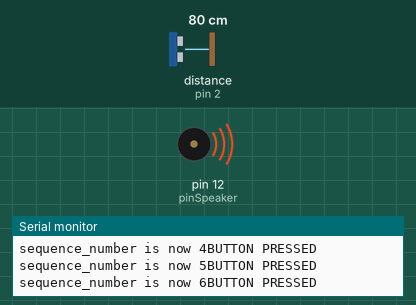
The sketch below on a simulated Arduino Uno, built with avr-gcc and run on an emulated ATmega328P. On the bench: buzzer (waves = sounding), the last lines printed to the serial monitor. Wiring (inferred from the names in the program): range finder with pulse-width output: data pin 2. Inputs (shaded band) come from the test bench; at power-on: distance to the obstacle (sensor on pin 2) 80 cm. Random numbers use the default seed unless the sketch sets one.

Above: at 1.2 s.
1.3 s: distance to the obstacle (sensor on pin 2) set to 120 cm
4.3 s: distance to the obstacle (sensor on pin 2) set to 2 cm
7.3 s: distance to the obstacle (sensor on pin 2) set to 247 cm
10.3 s: distance to the obstacle (sensor on pin 2) set to 254 cm
13.3 s: distance to the obstacle (sensor on pin 2) set to 60 cm
At 18.5 s:
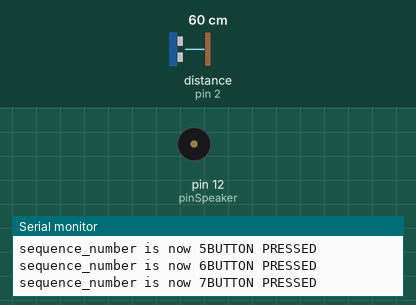
Timing chart, 0 to 18.8 s (numbered marks = the images above; inputs shaded):
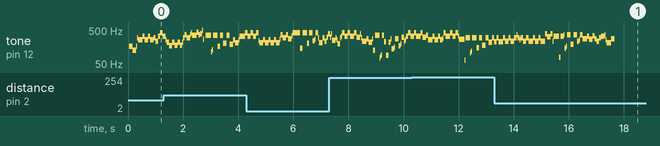

Measured:
- by itself, tone on pin 12 (pinSpeaker): plays 229 Hz for 0.08 s, 291 Hz for 0.08 s, 229 Hz for 0.16 s, 291 Hz for 0.08 s, 234 Hz for 0.12 s, 291 Hz for 0.08 s … (47 notes in this stretch)

The sketch:

Arduino_1-over-f_noise.ino
```cpp
/* One_Over_F_Random_Numbers
  Generates 1/f random notes and plays them on speaker

  Transistor: BC547 or any general purpose transistor
  Speaker: 8 ohm, .5 watt
  Circuit:
  Pin 12, 1k resistor to transistor base
  Transistor collector, speaker, 100 ohm, +5v
  Changing 100 ohm resistor will change volumn
  Note about the random function:
  random(min, max) min is inclusive, max is exclusive
  This means if you want 4 random numbers, max must be 5
*/

// Note_table contains note designations and frequencies
// It also contains a stop note (ST = 0)
#include "note_table.h"

// -----------------------------------------------------------
// Set up variables
const int pinSpeaker = 12;  //Set up on PWM pin
const int buttonPin = 2;   // for selecting type of music
int i = 0;  // index
int j = 0;  // index
int duration = 0;  // The length of the note
int freq = 0;  // The note frequency
int rest = 0;  // The rest, or no note, in music terminology

// Need to set long on these values, int doesn't work
unsigned long oneSec = 1000;  // 1 sec = 1000 msec
unsigned long oneMin = 60000;  // 1 min = 60000 msec

// Calculating note lengths
// 60000 ms(1 min)/Tempo(BPM)=Delay Time in ms for quarter-note beats
// 60000/120 = 500 ms
int T = 120;  // Tempo, change this as you wish
int Q = oneMin / T; // Quarter note in ms

// Other note designations
int H = Q * 2;  // Half
int W = H * 2;  // Whole
int E = Q / 2;  // Eighth
int S = E / 2;  // Sixteenth

int Row = 3;   // Number of columns to change

// Places to store random numbers
int Rnd0 = 0;
int Rnd1 = 0;
int Rnd2 = 0;
int Rnd3 = 0;
int Rnd4 = 0;
int Rnd5 = 0;
int Rnd6 = 0;
int Rnd7 = 0;
int NumColsToChangeN[] = {3,1,2,1,3,1,2,1};
int NumColsToChangeL[] = {2,1,2,1,2,1,2,1};
// Rest durations
int restDurations[] = {S,E,Q,H,W};

// -----------------------------------------------------------
// Notes in a sequence. These are for playing with.
// Note: A sequence can be notes as scale groups, or next to each other in a row

// Notes from C3 to A4, like on a piano. The 1's at end are for rests
// Notes are picked from 3 to 18
int sequence0[] =
  {1,1,1, NC3,ND3,NE3,NF3,NG3,NA3,NB3,NC4,ND4,NE4,NF4,NG4,NA4, 1,1,1};

// Notes in the pentatonic scale: C, D, F, G, A
int sequence1[] =
  {1,1,1, NC4,ND4,NF4,NG4,NA4, NC4,ND4,NF4,NG4,NA4, NC4,ND4,NF4, 1,1,1};
int sequence2[] =
  {1,1,1, NC4,NC4, ND4,ND4, NF4,NF4, NG4,NG4, NA4,NA4, NC4,NC4, ND4, 1,1,1};

// Notes using the black keys
int sequence3[] =
  {1,1,1, NC4S,ND4S,NF4S,NG4S,NA4S, NC4S,ND4S,NF4S,NG4S,NA4S, NC4S,ND4S,NF4S, 1,1,1};

//  A Major scale  A, B, C♯, D, E, F♯, G♯
int sequence4[] =
  {1,1,1,NA4,NB4,NC4S,ND4,NE4,NF4S,NG4S, NA4,NB4,NC4S,ND4,NE4,NF4S,NG4S, 1,1};
int sequence5[] =
  {1,1,1, NA4,NA4, NB4,NB4, NC4S,NC4S, ND4,ND4, NE4,NE4, NF4S,NF4S, NG4S,NG4S, 1,1};

// Indian Raga Kalyan scale C, D, E, F#, G, A B (there are others as well)
int sequence6[] =
  {1,1,1, NC4,NC4, ND4,ND4, NE4,NE4, NF4S,NF4S, NG4,NG4, NB4,NB4, NC4,NC4, 1,1};

//  Debussy whole tone scale C, D, E, F#, G#, B A#
int sequence7[] =
 {1,1,1, NC4,NC4, ND4,ND4, NE4,NE4, NF4S,NF4S, NG4S,NG4S, NB4,NB4, NA4S,NA4S, 1,1};

//  Close Encounters' notes
int sequence8[] =
  {1,1,1, NC4,NC4, NG4,NG4, NC4,NC4, ND4,ND4, NE4,NE4, NC4,NC4, NG4,NG4, 1,1};

int* sequences[9]; // the array of arrays which allows us to increment through
                  // each song type
int sequence_number = 0;
// -----------------------------------------------------------
// Note: sizeof returns the number of bytes in an array or variable
//int lenSeq = (sizeof(sequence)/2);  // Length of sequence (19)

// Note durations:
// All Quarter notes
//int noteDurations[] = {Q,Q,Q,Q,Q,Q,Q,Q,Q,Q,Q,Q,Q};
// Using only Sixteenth, Eight, and Quarter notes
int noteDurations[] = {1,1,S,E,Q,S,E,Q,S,E,Q,S,E};  // 2 to 12

// -----------------------------------------------------------
void setup() {
  sequences[0] = sequence0;
  sequences[1] = sequence1;
  sequences[2] = sequence2;
  sequences[3] = sequence3;
  sequences[4] = sequence4;
  sequences[5] = sequence5;
  sequences[6] = sequence6;
  sequences[7] = sequence7;
  sequences[8] = sequence8;

  pinMode(pinSpeaker,OUTPUT);
  pinMode(buttonPin, INPUT); // pin 2 receives the button press signal
  attachInterrupt(digitalPinToInterrupt(buttonPin), receiveButton, RISING);
  Serial.begin(9600);
  // Get random sequence based on noise from analog pin 0
  randomSeed(analogRead(0));
  //Serial.println("Length of sequence: ");
  //Serial.println(lenSeq);
}

// -----------------------------------------------------------
void loop() {
  Serial.println("Start of sequence");

  // Play 8 random notes
  for (i=0; i<8; i++) {
    Row = NumColsToChangeN[i];
    switch (Row){
      case 3:  // Throw 3 dice
        Rnd1 = random(1, 7);  // 1 to 6 dots
        Rnd2 = random(1, 7);
        Rnd3 = random(1, 7);
      case 2:  // Throw 2 dice
        Rnd1 = random(1, 7);
        Rnd2 = random(1, 7);
      case 1:  // Throw 1 di
        Rnd1 = random(1, 7);
     }
    Rnd0 = Rnd1 + Rnd2 + Rnd3; // Min 3 (1+1+1), Max 18 (6+6+6)

    // Get note length
    Row = NumColsToChangeL[i];
    switch (Row){
      case 2:  // Throw 2 dice
        Rnd4 = random(1, 7);
        Rnd5 = random(1, 7);
      case 1:  // Throw 1 di
        Rnd4 = random(1, 7);
     }
    Rnd6 = Rnd4 + Rnd5; // Min 2 (1+1), Max 12 (6+6)

    // Get a rest length
    Rnd7 = random(0, 3);  // Get a random # from 0 to 2 (S,E,Q)
    rest = restDurations[Rnd7];

    // Play the note or rest
    duration = noteDurations[Rnd6];
    freq = sequences[sequence_number][Rnd0];
    // This plays a rest
    if (freq == 1) {
      playRest(duration,rest);
    }
    if (freq > 1) {
      playTone(duration,freq);
    }

    //ShowIt();  // For testing
  }
  Serial.println("End of sequence");
  Serial.println("-----------------");
  //delay(250);  // For testing

}

// -----------------------------------------------------------
// Functions
// Duration in mSecs, Frequency in hertz

void receiveButton() {
  // Need to debounce in software as well as use the 10uF cap across the
  // switch terminals. Since this button press will change "songs", a
  // noticeable delay is ok.
  delayMicroseconds(40000); //cannot use millis or any other delay() function
  Serial.println("BUTTON PRESSED");
  sequence_number++;
  if (sequence_number >8){
    sequence_number = 0;
  }
  Serial.print("sequence_number is now ");
  Serial.print(sequence_number);
}

void playTone(long Duration, int Frequency) {
  Duration *= 1000;
  int period = (1.0 / Frequency) * 1000000;
  long elapsed_time = 0;
  while (elapsed_time < Duration) {
    digitalWrite(pinSpeaker,HIGH);
    delayMicroseconds(period / 2);
    digitalWrite(pinSpeaker,LOW);
    delayMicroseconds(period / 2);
    elapsed_time += (period);
  }
}

//-----------------------------------------
// Duration in mSecs, Frequency in hertz
void playRest(long Duration, int Frequency) {
  Duration *= 1000;
  int period = (1.0 / Frequency) * 1000000;
  long elapsed_time = 0;
  while (elapsed_time < Duration) {
    //digitalWrite(pinSpeaker,HIGH);
    delayMicroseconds(period / 2);
    //digitalWrite(pinSpeaker,LOW);
    delayMicroseconds(period / 2);
    elapsed_time += (period);
  }
}

//-----------------------------------------
// For testing, show the variables
void ShowIt(){
  Serial.println("-----------------");
  Serial.print("Count: ");
  Serial.println(i+1);
  //Serial.print("Index j: ");
  //Serial.println(j);
  /*
  Serial.print("Row: ");
  Serial.println(Row);
  Serial.print("Rnd1: ");
  Serial.println(Rnd1);
  Serial.print("Rnd2: ");
  Serial.println(Rnd2);
  Serial.print("Rnd3: ");
  Serial.println(Rnd3);
  Serial.print("Rnd4: ");
  Serial.println(Rnd4);
  Serial.print("Rnd5: ");
  Serial.println(Rnd5);
  */

  Serial.print("Len Rnd6: ");
  Serial.println(Rnd6);
  Serial.print("Duration: ");
  Serial.println(duration);
  Serial.print("Note Rnd0: ");
  Serial.println(Rnd0);
  Serial.print("Rest Rnd7: ");
  Serial.println(Rnd7);
  Serial.print("Rest: ");
  Serial.println(rest);
  Serial.print("Freq: ");
  Serial.println(freq);
  //delay(1000);  // For testing
}
```

note_table.h
```cpp
// -----------------------------------------------------------
// Note Table
// Public Constants
// -----------------------------------------------------------

const int ST = 0; //Stop
const int NB0 = 31;
const int NC1 = 33;
const int NC1S = 35;
const int ND1 = 37;
const int ND1S = 39;
const int NE1 = 41;
const int NF1 = 44;
const int NF1S = 46;
const int NG1 = 49;
const int NG1S = 52;
const int NA1 = 55;
const int NA1S = 58;
const int NB1 = 62;

const int NC2 = 65;
const int NC2S = 69;
const int ND2 = 73;
const int ND2S = 78;
const int NE2 = 82;
const int NF2 = 87;
const int NF2S = 93;
const int NG2 = 98;
const int NG2S = 104;
const int NA2 = 110;
const int NA2S = 117;
const int NB2 = 123;

const int NC3 = 131;
const int NC3S = 139;
const int ND3 = 147;
const int ND3S = 156;
const int NE3 = 165;
const int NF3 = 175;
const int NF3S = 185;
const int NG3 = 196;
const int NG3S = 208;
const int NA3 = 220;
const int NA3S = 233;
const int NB3 = 247;

const int NC4 = 262;
const int NC4S = 277;
const int ND4 = 294;
const int ND4S = 311;
const int NE4 = 330;
const int NF4 = 349;
const int NF4S = 370;
const int NG4 = 392;
const int NG4S = 415;
const int NA4 = 440;
const int NA4S = 466;
const int NB4 = 494;

const int NC5 = 523;
const int NC5S = 554;
const int ND5 = 587;
const int ND5S = 622;
const int NE5 = 659;
const int NF5 = 698;
const int NF5S = 740;
const int NG5 = 784;
const int NG5S = 831;
const int NA5 = 880;
const int NA5S = 932;
const int NB5 = 988;

const int NC6 = 1047;
const int NC6S = 1109;
const int ND6 = 1175;
const int ND6S = 1245;
const int NE6 = 1319;
const int NF6 = 1397;
const int NF6S = 1480;
const int NG6 = 1568;
const int NG6S = 1661;
const int NA6 = 1760;
const int NA6S = 1865;
const int NB6 = 1976;

const int NC7 = 2093;
const int NC7S = 2217;
const int ND7 = 2349;
const int ND7S = 2489;
const int NE7 = 2637;
const int NF7 = 2794;
const int NF7S = 2960;
const int NG7 = 3136;
const int NG7S = 3322;
const int NA7 = 3520;
const int NA7S = 3729;
const int NB7 = 3951;

const int NC8 = 4186;
const int NC8S = 4435;
const int ND8 = 4699;
const int ND8S = 4978;
```
